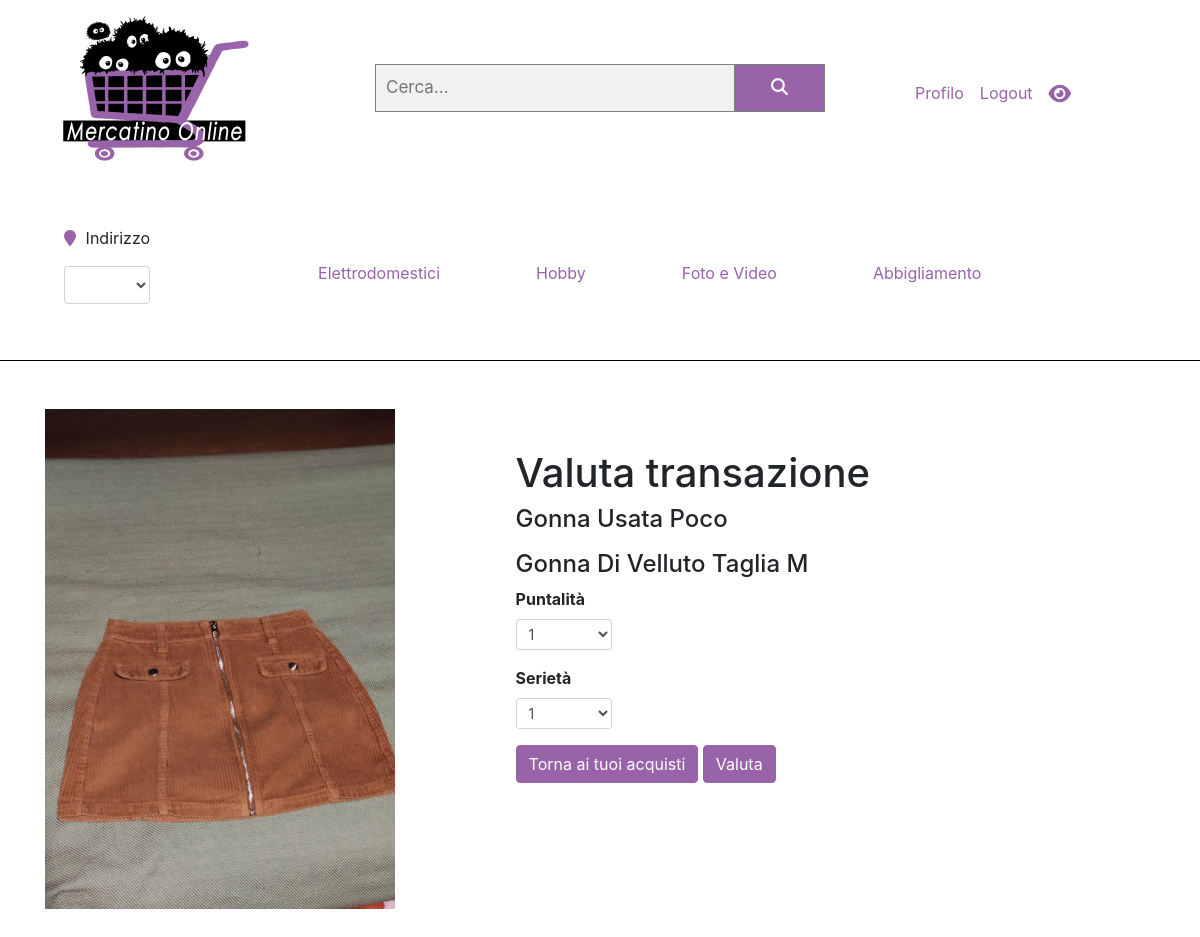
Screenshot of /frontend/valutazione.php?codice=16 (signed in) with the database file from the repository.
### tables this page shows
CREATE TABLE `annuncio` (
  `codice` int(8) NOT NULL,
  `venditore` varchar(16) NOT NULL,
  `via` varchar(30) NOT NULL,
  `comune` varchar(20) NOT NULL,
  `regione` varchar(20) NOT NULL,
  `provincia` varchar(2) NOT NULL,
  `nome_annuncio` varchar(100) NOT NULL,
  `nome_prodotto` varchar(100) NOT NULL,
  `foto` text DEFAULT NULL,
  `prezzo` float NOT NULL,
  `nuovo` tinyint(1) NOT NULL,
  `tempo_usura` varchar(20) DEFAULT NULL,
  `stato_usura` enum('pari a nuovo','buono','meglio','usato') DEFAULT NULL,
  `garanzia` tinyint(1) DEFAULT NULL,
  `copertura_garanzia` varchar(20) DEFAULT NULL,
  `acquirente` varchar(16) DEFAULT NULL,
  `visibilita` enum('privata','pubblica','ristretta') NOT NULL DEFAULT 'privata',
  `categorie` enum('Elettrodomestici','Foto e Video','Abbigliamento','Hobby') NOT NULL,
  `sottocategorie` enum('Aspirapolveri','Caffettiere','Tostapane','Frullattori','Altri elettrodomestici','Macchine fotografiche','Accessori fotografici','Telecamere','Microfoni','Altro da foto e video','Vestiti','Borse','Scarpe','Accessori','Altro da abbigliamento','Giocattoli','Film e DVD','Musica','Libri e Riviste','Altro da hobby') NOT NULL
);

### common/funzioni.php (called while the page is built, shortened)
<?php
function prendereCF($cid, $email)
{
	$risultato = array("status"=> "ok", "msg"=>"", "contenuto"=>"");
	$sql = "SELECT utente.codice_fiscale
					FROM utente
					WHERE utente.email = '$email'";
	$res=$cid->query($sql);
	$row=$res->fetch_row();
	$risultato["contenuto"] = $row;
	return $risultato;
}
function leggiAnnuncio($cid, $codice)
{
	$prodotto= array();
	$risultato = array("status"=> "ok", "msg"=>"", "contenuto"=>"");
	$sql = "SELECT annuncio.nome_annuncio, annuncio.nome_prodotto, annuncio.prezzo, utente.nome, utente.cognome,
								 annuncio.regione, annuncio.comune, stato.stato, annuncio.categorie, annuncio.sottocategorie,
								 annuncio.nuovo, annuncio.codice, annuncio.venditore, annuncio.garanzia, annuncio.copertura_garanzia,
								 annuncio.tempo_usura, annuncio.stato_usura, annuncio.foto, annuncio.acquirente, annuncio.visibilita
				  FROM annuncio, stato, utente
				  WHERE annuncio.venditore = utente.codice_fiscale AND annuncio.codice = stato.prodotto AND annuncio.codice = '$codice'";
	$res=$cid->query($sql);
	while ($row=$res->fetch_row()) {
			for ($i=0; $i < 20 ; $i++) {
				$prodotto[$i] = $row[$i];
			}
  }
	$risultato["contenuto"] = $prodotto;
	return $risultato;
}
?>

### frontend/valutazione.php (the view, shortened to what this page needs)
<!DOCTYPE html>
<html lang="en" dir="ltr">
  <head>
    <?php include "../common/header.php";?>
  </head>
  <body>
    <?php include "../common/navbar.php";
    ?>
    <?php
      $codice = mysqli_real_escape_string($cid, $_GET['codice']);
      $risultato = leggiAnnuncio($cid, $codice);
      $prodotto = $risultato['contenuto'];
    ?>
      <div class="container-profilo container">
        <div class="row">
          <div class="immagine-profilo col-sm-12 col-md-6 col-lg-4">
            <img src="<?php echo $prodotto["17"]; ?>" style="width: 100%;" alt="immagine_profilo">
          </div>
          <div class="info-profilo col-sm-12 col-md-6 col-lg-8">
            <h1>Valuta transazione</h1>
            <h4 class="nome-annuncio"> <?php echo Ucwords("$prodotto[0]"); ?> </h4>
            <h4 class="nome-prodotto" style="margin-top: 1rem;"> <?php echo Ucwords("$prodotto[1]"); ?> </h4>
            <form action='../backend/valuta.php?codiceFiscaleValutato=<?php echo "$prodotto[12]";?>&codicefiscalevaluta=<?php echo "$codice_fiscale[0]"; ?>&acquirente=<?php echo "$prodotto[18]";?>&prodotto=<?php echo "$codice"; ?>' method='POST'>
              <label ><b>Puntalità</b></label><br/>
              <select class="form-control form-control-sm" name="puntualita" id="puntualita" style="width: 15% !important;" required>
                <option value="1">1</option>
              </select>
              <label for='psw'><b>Serietà</b></label> <br/>
              <select class="form-control form-control-sm" name="serieta" id="serieta" style="width: 15% !important;" required>
                <option value="1">1</option>
              </select>
              <button type='button' class='btn btn-primary btn-login'> <a style="color: white !important;" href="prodottiAcquistati.php">Torna ai tuoi acquisti</a></button>
              <button type='submit' class='btn btn-primary btn-login'>Valuta</button>
            </form>
          </div>
        </div>
      </div>
  </body>
</html>

### css/style.css (style rules this page uses)
a { color: #9863a9 !important; }
.form-control { width: 80% !important; margin-left: 4.5rem; margin-right: 1rem; }
.container { margin-top: 3rem; margin-bottom: 2rem; }
.immagine-profilo { width: auto; display: flex; justify-content: center; align-items: center; }
.info-profilo { padding-left: 6.6rem !important; padding-top: 2.5rem !important; }
.btn { background-color: #9863a9 !important; border-color: #9863a9 !important; color: white !important; }
.form-control { width: 100% !important; margin-left: 0rem !important; margin-bottom: 1rem !important; }
* { box-sizing: border-box; }

### rows the page displays
annuncio: foto (picture), nome_annuncio "Gonna Usata Poco", nome_prodotto "Gonna Di Velluto Taglia M"

### other values shown
$categorie[$i] "Elettrodomestici"
$categorie[$i] "Hobby"
$categorie[$i] "Foto e Video"
$categorie[$i] "Abbigliamento"
